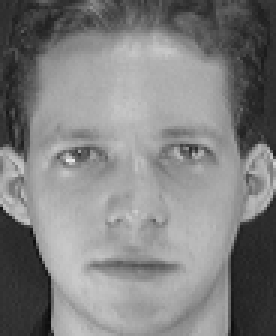
#> input picture dataset/Dataset Original de Kaggle/Organizacion/s1/1.pgm, 92 x 112 px, found by its file name (shown 3 times larger); its folder holds only this picture in this run
$ jupyter execute practica_Clahe_escala4.ipynb
#> lines starting #> are read from the running program, lines starting #| are printed output that depends on the picture
[cell 1]
import os
import cv2
import matplotlib.pyplot as plt

[cell 2]
ruta_base = "dataset/Training_LR_escala4/s1"

archivos = sorted(os.listdir(ruta_base))
print(f"Archivos encontrados: {archivos}")

[cell 3]
plt.figure(figsize=(12, 4))

for i, archivo in enumerate(archivos[:5]):
    ruta = os.path.join(ruta_base, archivo)
    img  = cv2.imread(ruta, cv2.IMREAD_GRAYSCALE)
#> img is the input picture: shape (112, 92); min 11, max 234, mean 128.3

    if img is None:
        print(f" No cargó: {archivo}")
        continue

    print(f" {archivo} → shape: {img.shape}")
#|  1.pgm → shape: (112, 92)

    plt.subplot(1, 5, i + 1)
    plt.imshow(img, cmap='gray')
    plt.title(archivo, fontsize=8)
    plt.axis('off')

plt.suptitle("Imágenes Training_LR_CLAHE — s1", fontweight='bold')
plt.tight_layout()
plt.show()

[cell 4]
def pipeline_correcto(imagen_lr, clip_limit=2.0, tile_grid_size=(8, 8)):
    # Paso 1: Eliminar ruido ANTES de CLAHE
#> called with clip_limit = 2, tile_grid_size = (8, 8)
    img_denoised = cv2.fastNlMeansDenoising(
        imagen_lr,
        h=10,
        templateWindowSize=7,
        searchWindowSize=21
    )

    # Paso 2: CLAHE sobre imagen limpia
    clahe = cv2.createCLAHE(clipLimit=clip_limit, tileGridSize=tile_grid_size)
    img_clahe = clahe.apply(img_denoised)
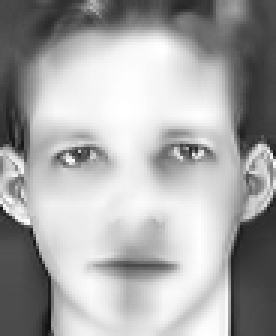
#> img_clahe: shape (112, 92) (shown 3 times larger); min 14, max 255, mean 167.8

    return img_denoised, img_clahe

[cell 5]
ruta_base = "dataset/Training_LR_escala4/s1"
archivos  = sorted(os.listdir(ruta_base))

plt.figure(figsize=(15, 6))

for i, archivo in enumerate(archivos[:5]):
    ruta = os.path.join(ruta_base, archivo)
    img  = cv2.imread(ruta, cv2.IMREAD_GRAYSCALE)

    if img is None:
        continue

    denoised, clahe = pipeline_correcto(img)

    # Fila 1: LR con ruido (estado actual)
    plt.subplot(3, 5, i + 1)
    plt.imshow(img, cmap='gray')
    plt.title(f"LR + ruido\n{archivo}", fontsize=8)
    plt.axis('off')

    # Fila 2: después de denoise
    plt.subplot(3, 5, i + 6)
    plt.imshow(denoised, cmap='gray')
    plt.title(f"Denoise\n{archivo}", fontsize=8)
    plt.axis('off')

    # Fila 3: después de CLAHE
    plt.subplot(3, 5, i + 11)
    plt.imshow(clahe, cmap='gray')
    plt.title(f"Denoise + CLAHE\n{archivo}", fontsize=8)
    plt.axis('off')

plt.suptitle("LR con ruido → Denoise → CLAHE", fontweight='bold')
plt.tight_layout()
plt.show()
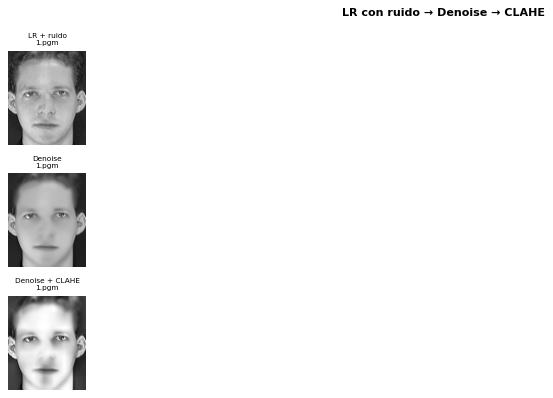
#> figure drawn by matplotlib, 3 panels

$ run again, on dataset/Dataset Original de Kaggle/Organizacion/s1/4.pgm
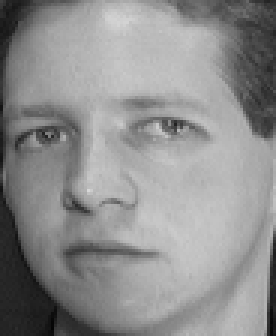
#> input picture dataset/Dataset Original de Kaggle/Organizacion/s1/4.pgm, 92 x 112 px, found by its file name (shown 3 times larger)
#> img is the input picture: shape (112, 92); min 5, max 215, mean 142.1
#|  4.pgm → shape: (112, 92)
#> in pipeline_correcto, `img_clahe = clahe.apply(img_denoised)`:
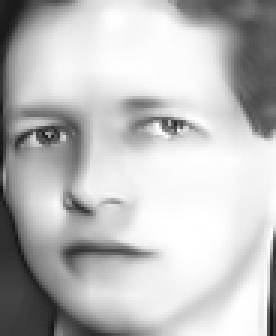
#> img_clahe: shape (112, 92) (shown 3 times larger); min 17, max 255, mean 189.2
#> `plt.show()`:
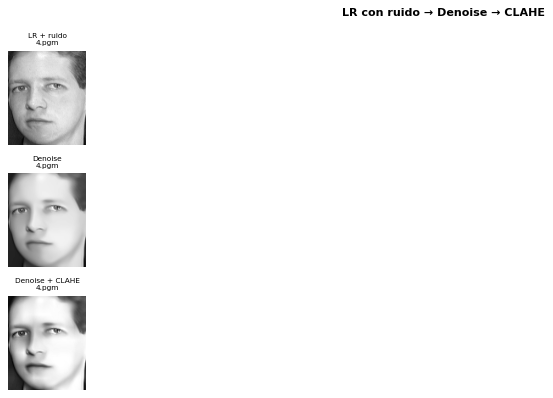
#> figure drawn by matplotlib, 3 panels

$ run again, on dataset/Dataset Original de Kaggle/Organizacion/s1/6.pgm
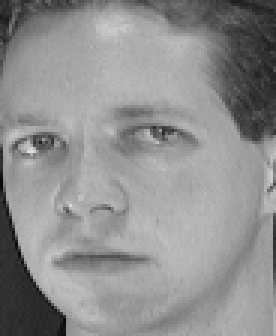
#> input picture dataset/Dataset Original de Kaggle/Organizacion/s1/6.pgm, 92 x 112 px, found by its file name (shown 3 times larger)
#> img is the input picture: shape (112, 92); min 7, max 225, mean 143.2
#|  6.pgm → shape: (112, 92)
#> in pipeline_correcto, `img_clahe = clahe.apply(img_denoised)`:
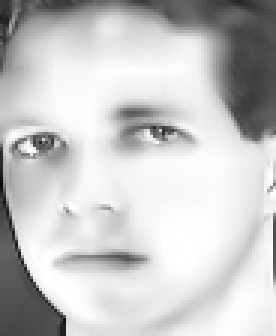
#> img_clahe: shape (112, 92) (shown 3 times larger); min 8, max 255, mean 199.1
#> `plt.show()`:
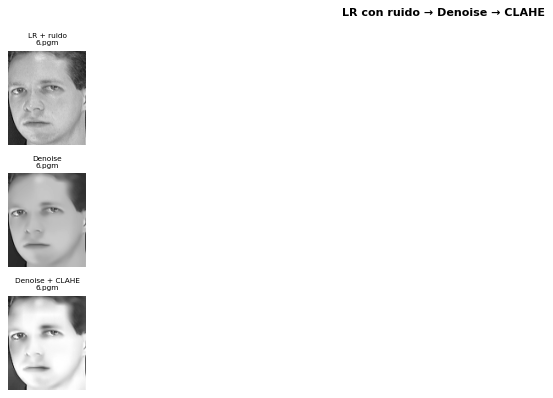
#> figure drawn by matplotlib, 3 panels

$ run again, on dataset/Dataset Original de Kaggle/Organizacion/s1/7.pgm
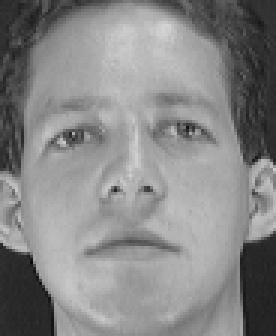
#> input picture dataset/Dataset Original de Kaggle/Organizacion/s1/7.pgm, 92 x 112 px, found by its file name (shown 3 times larger)
#> img is the input picture: shape (112, 92); min 9, max 213, mean 134.5
#|  7.pgm → shape: (112, 92)
#> in pipeline_correcto, `img_clahe = clahe.apply(img_denoised)`:
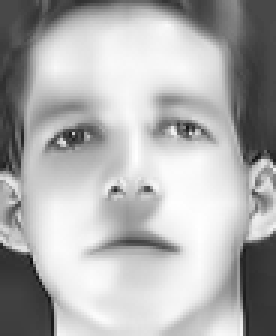
#> img_clahe: shape (112, 92) (shown 3 times larger); min 12, max 255, mean 174.6
#> `plt.show()`:
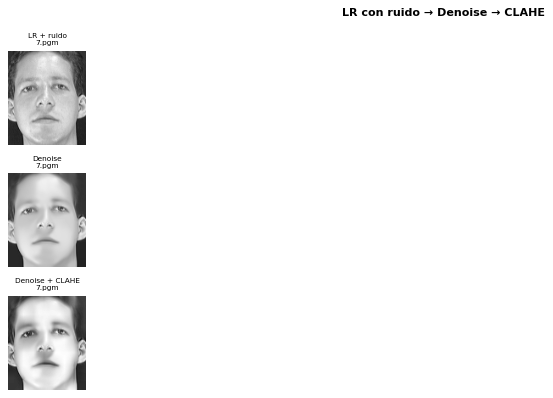
#> figure drawn by matplotlib, 3 panels

$ run again, on dataset/Dataset Original de Kaggle/Organizacion/s1/10.pgm
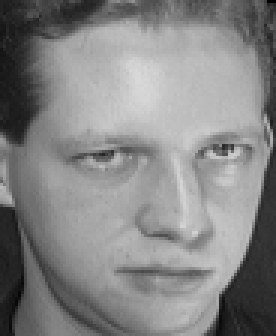
#> input picture dataset/Dataset Original de Kaggle/Organizacion/s1/10.pgm, 92 x 112 px, found by its file name (shown 3 times larger)
#> img is the input picture: shape (112, 92); min 1, max 217, mean 132.8
#|  10.pgm → shape: (112, 92)
#> in pipeline_correcto, `img_clahe = clahe.apply(img_denoised)`:
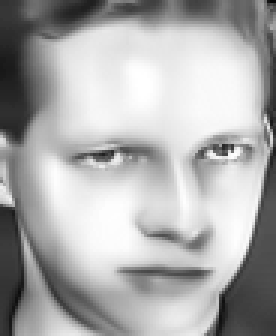
#> img_clahe: shape (112, 92) (shown 3 times larger); min 8, max 255, mean 172.4
#> `plt.show()`:
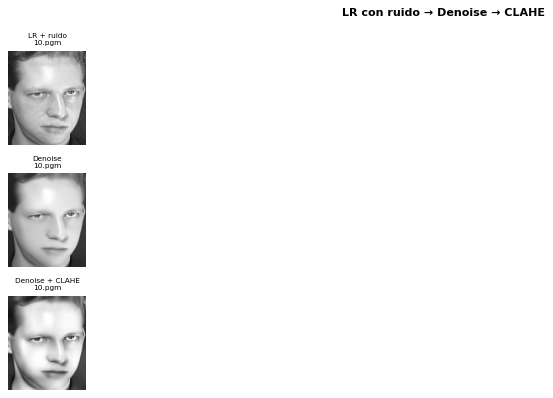
#> figure drawn by matplotlib, 3 panels
